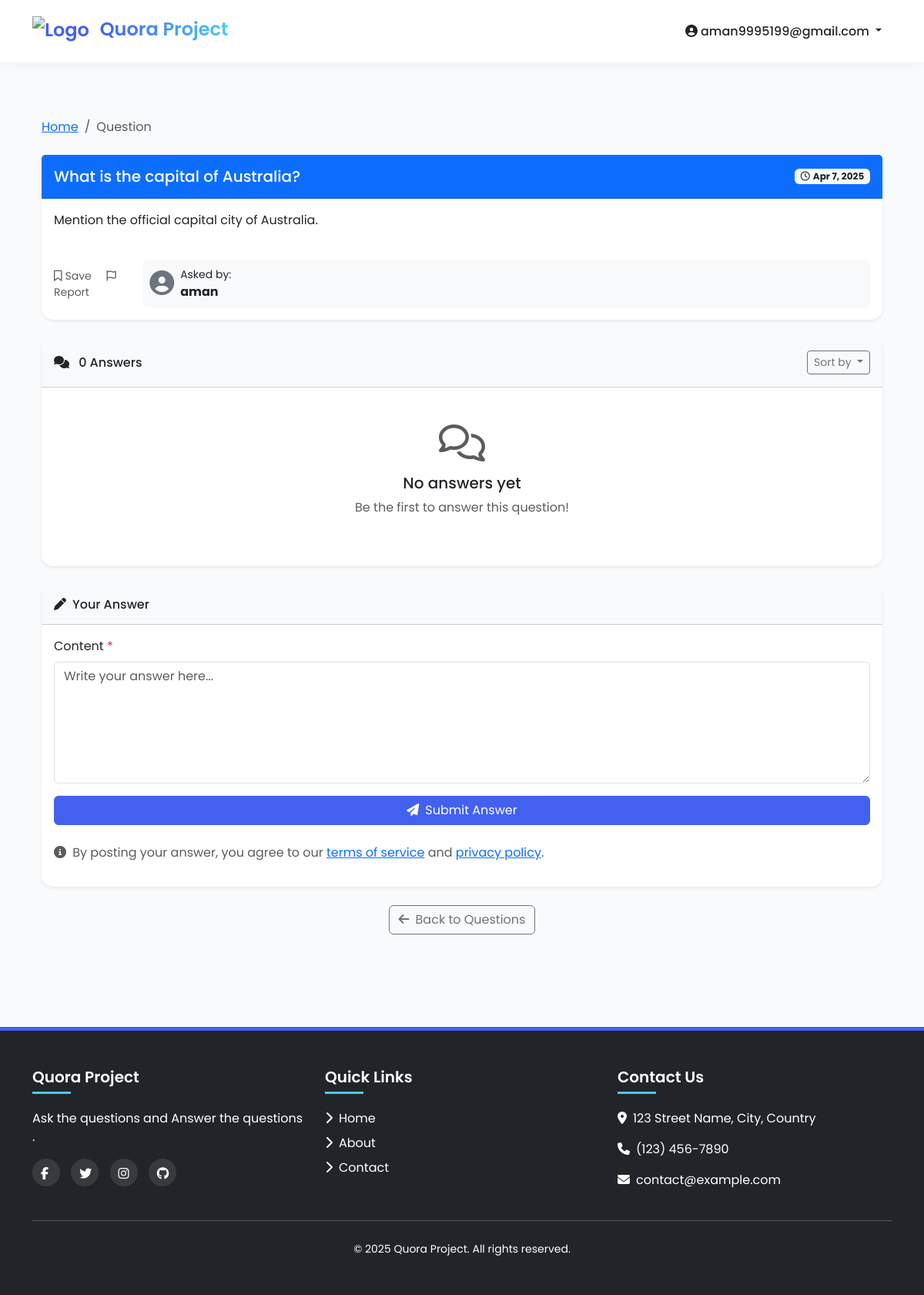
Page /question/7/ (signed in) on the committed database.
### qa/models.py (models this page shows, shortened)
class Question(models.Model):
    user = models.ForeignKey(User, on_delete=models.CASCADE)
    title = models.CharField(max_length=255)
    description = models.TextField()
    created_at = models.DateTimeField(auto_now_add=True)

### qa/views.py (the view)
# urls.py: path('question/<int:pk>/', views.question_detail, name='question_detail'),
@login_required
def question_detail(request, pk):
    question = get_object_or_404(Question, pk=pk)
    answers = question.answers.all()
    if request.method == 'POST':
        form = AnswerForm(request.POST)
        if form.is_valid():
            answer = form.save(commit=False)
            answer.question = question
            answer.user = request.user
            answer.save()
            return redirect('question_detail', pk=pk)
    else:
        form = AnswerForm()
    liked_answers = Answer.objects.filter(likes=request.user).values_list('id', flat=True)
    return render(request, 'qa/question_detail.html', {'question': question, 'answers': answers, 'form': form, 'liked_answers': liked_answers})

### qa/forms.py
class AnswerForm(forms.ModelForm):
    class Meta:
        model = Answer
        fields = ['content']

### qa/templates/qa/question_detail.html (shortened to what this page needs)
{% extends 'base.html' %}
{% block content %}
<div class="container py-4">
    <nav aria-label="breadcrumb" class="mb-4">
        <ol class="breadcrumb">
            <li class="breadcrumb-item"><a href="{% url 'home' %}">Home</a></li>
            <li class="breadcrumb-item active" aria-current="page">Question</li>
        </ol>
    </nav>
    <div class="card shadow-sm border-0 mb-4">
        <div class="card-header bg-primary text-white d-flex flex-column flex-md-row justify-content-between align-items-start align-items-md-center p-3">
            <h2 class="h5 mb-2 mb-md-0">{{ question.title }}</h2>
            <span class="badge bg-light text-dark mt-2 mt-md-0">
                <i class="far fa-clock me-1"></i>{{ question.created_at|date:"M j, Y" }}
            </span>
        </div>
        <div class="card-body">
            <div class="question-content mb-4">
                {{ question.description|linebreaks }}
            </div>
            <div class="d-flex flex-column flex-sm-row justify-content-between align-items-start align-items-sm-center">
                <div class="small mb-2 mb-sm-0">
                    <a href="#" class="text-decoration-none text-muted me-3">
                        <i class="far fa-bookmark me-1"></i>Save
                    </a>
                    <a href="#" class="text-decoration-none text-muted">
                        <i class="far fa-flag me-1"></i>Report
                    </a>
                </div>
                <div class="bg-light p-2 rounded w-100 w-sm-auto">
                    <div class="d-flex align-items-center">
                        <div class="avatar me-2">
                            <i class="fas fa-user-circle fa-2x text-secondary"></i>
                        </div>
                        <div>
                            <div class="small">Asked by:</div>
                            <div class="fw-bold">{{ question.user.username }}</div>
                        </div>
                    </div>
                </div>
            </div>
        </div>
    </div>
    <div class="card shadow-sm border-0 mb-4">
        <div class="card-header bg-light d-flex flex-column flex-md-row justify-content-between align-items-start align-items-md-center p-3">
            <h3 class="h6 mb-2 mb-md-0">
                <i class="fas fa-comments me-2"></i>
                {{ answers.count|default:"0" }} Answers
            </h3>
            <div class="dropdown">
                <button class="btn btn-sm btn-outline-secondary dropdown-toggle" type="button" id="sortDropdown" data-bs-toggle="dropdown" aria-expanded="false">
                    Sort by
                </button>
            </div>
        </div>
        <div class="card-body p-0">
            {% if answers %}
                <ul class="list-group list-group-flush">
                    {% for answer in answers %}
                        <li class="list-group-item p-3" id="answer-{{ answer.id }}">
                            <div class="row">
                                <div class="col-12 col-md-1 text-center mb-3 mb-md-0">
                                    <div>
                                        <a href="#" class="d-block text-decoration-none text-secondary">
                                            <i class="fas fa-chevron-up"></i>
                                        </a>
                                        <div class="fw-bold my-2">{{ answer.total_likes|default:"0" }}</div>
                                        <a href="#" class="d-block text-decoration-none text-secondary">
                                            <i class="fas fa-chevron-down"></i>
                                        </a>
                                        <a href="{% url 'like_answer' answer.id %}" class="btn btn-sm {% if answer.id in liked_answers %}btn-primary{% else %}btn-outline-primary{% endif %} mt-2">
                                            <i class="{% if answer.id in liked_answers %}fas{% else %}far{% endif %} fa-thumbs-up me-1"></i>Like
                                        </a>
                                    </div>
                                </div>
                                <div class="col-12 col-md-11">
                                    <div class="answer-content mb-3">
                                        {{ answer.content|linebreaks }}
                                    </div>
                                    <div class="d-flex flex-column flex-sm-row justify-content-between align-items-start align-items-sm-center">
                                        <div class="small text-muted mb-2 mb-sm-0">
                                            Answered {{ answer.created_at|date:"M j, Y" }}
                                        </div>
                                        <div class="bg-light p-2 rounded w-100 w-sm-auto">
                                            <div class="d-flex align-items-center">
                                                <div class="avatar me-2">
                                                    <i class="fas fa-user-circle text-secondary"></i>
                                                </div>
                                                <div class="fw-bold">{{ answer.user.username }}</div>
                                            </div>
                                        </div>
                                    </div>
                                </div>
                            </div>
                        </li>
                    {% endfor %}
                </ul>
            {% else %}
                <div class="text-center py-5">
                    <i class="far fa-comments fa-3x text-muted mb-3"></i>
                    <h5>No answers yet</h5>
                    <p class="text-muted">Be the first to answer this question!</p>
                </div>
            {% endif %}
        </div>
    </div>
    <div class="card shadow-sm border-0">
        <div class="card-header bg-light p-3">
            <h3 class="h6 mb-0"><i class="fas fa-pen me-2"></i>Your Answer</h3>
        </div>
        <div class="card-body">
            <form method="post" class="needs-validation" novalidate>
                {% for field in form %}
                    <div class="mb-3">
                        <label for="{{ field.id_for_label }}" class="form-label">
                            {{ field.label }}
                            {% if field.field.required %}
                                <span class="text-danger">*</span>
                            {% endif %}
                        </label>
                        {{ field }}
                    </div>
                {% endfor %}
                <div class="d-grid gap-2">
                    <button type="submit" class="btn btn-primary">
                        <i class="fas fa-paper-plane me-2"></i>Submit Answer
                    </button>
                </div>
            </form>
            <div class="mt-4">
                <p class="text-muted">
                    <i class="fas fa-info-circle me-1"></i>
                    By posting your answer, you agree to our <a href="#">terms of service</a> and <a href="#">privacy policy</a>.
                </p>
            </div>
        </div>
    </div>
    <div class="text-center mt-4">
        <a href="{% url 'home' %}" class="btn btn-outline-secondary">
            <i class="fas fa-arrow-left me-2"></i>Back to Questions
        </a>
    </div>
</div>
{% endblock %}

### qa/templates/base.html (shortened to what this page needs)
{% load static %}
<!DOCTYPE html>
<html lang="en">
<head>
    <link rel="stylesheet" href="https://cdnjs.cloudflare.com/ajax/libs/bootstrap/5.3.2/css/bootstrap.min.css">
    <link rel="stylesheet" href="https://cdnjs.cloudflare.com/ajax/libs/font-awesome/6.4.2/css/all.min.css">
</head>
<body>
    <nav class="navbar navbar-expand-lg navbar-light bg-light">
        <div class="container">
            <a class="navbar-brand" href="{% url 'home' %}">
                <img src="https://executive.mit.edu/dw/image/v2/BFHZ_PRD/on/demandware.static/-/Sites-master-catalog-msee/default/dwa0897f02/images/QUE.jpg?sw=400&sh=300"
                     alt="Logo"
                     class="d-inline-block align-text-top me-2"
                     style="height: 40px; width: auto;">
                <span style="background: linear-gradient(to right, #4361ee, #4cc9f0); -webkit-background-clip: text; -webkit-text-fill-color: transparent;">Quora Project</span>
            </a>
            <div class="collapse navbar-collapse" id="navbarNav">
                <ul class="navbar-nav ms-auto">
                    {% if user.is_authenticated %}
                        <li class="nav-item dropdown">
                            <a class="nav-link dropdown-toggle" href="#" role="button" data-bs-toggle="dropdown">
                                <i class="fas fa-user-circle me-1"></i>{{ user.username }}
                            </a>
                        </li>
                    {% endif %}
                </ul>
            </div>
        </div>
    </nav>
    <main class="py-5 fade-in">
        <div class="container">
            {% block content %}
            {% endblock %}
        </div>
    </main>
    <footer class="bg-dark text-white py-5 mt-5">
        <div class="container">
            <div class="row">
                <div class="col-md-4 mb-4 mb-md-0">
                    <h5 class="text-white">Quora Project</h5>
                    <p class="text-white">Ask the questions and Answer the questions .</p>
                    <div class="social-icons mt-3">
                        <a href="#" class="text-white"><i class="fab fa-facebook-f"></i></a>
                        <a href="#" class="text-white"><i class="fab fa-twitter"></i></a>
                        <a href="#" class="text-white"><i class="fab fa-instagram"></i></a>
                        <a href="#" class="text-white"><i class="fab fa-github"></i></a>
                    </div>
                </div>
                <div class="col-md-4 mb-4 mb-md-0">
                    <h5>Quick Links</h5>
                    <ul class="list-unstyled text-white">
                        <li><a href="#" class="text-decoration-none text-white"><i class="fas fa-chevron-right me-2"></i>Home</a></li>
                        <li><a href="#" class="text-decoration-none text-white"><i class="fas fa-chevron-right me-2"></i>About</a></li>
                        <li><a href="#" class="text-decoration-none text-white"><i class="fas fa-chevron-right me-2"></i>Contact</a></li>
                    </ul>
                </div>
                <div class="col-md-4">
                    <h5>Contact Us</h5>
                    <address class="text-white">
                        <p><i class="fas fa-map-marker-alt me-2"></i>123 Street Name, City, Country</p>
                        <p><i class="fas fa-phone me-2"></i>(123) 456-7890</p>
                        <p><i class="fas fa-envelope me-2"></i>contact@example.com</p>
                    </address>
                </div>
            </div>
            <hr class="my-4 bg-secondary">
            <div class="text-center text-white">
                <small>&copy; {% now "Y" %} Quora Project. All rights reserved.</small>
            </div>
        </div>
    </footer>
</body>
</html>

### qa/templates/base.html (style rules this page uses)
:root { --primary-color: #4361ee; --secondary-color: #3f37c9; --accent-color: #4cc9f0; --light-color: #f8f9fa; --dark-color: #212529; }
body { font-family: 'Poppins', sans-serif; background-color: #f9fafb; }
.navbar { padding: 15px 0; background-color: white !important; box-shadow: 0 2px 15px rgba(0, 0, 0, 0.05) !important; }
.navbar-brand { font-weight: 600; color: var(--primary-color); font-size: 1.5rem; }
.nav-link { font-weight: 500; color: var(--dark-color); transition: all 0.3s ease; margin: 0 5px; }
.btn-primary { background-color: var(--primary-color); border-color: var(--primary-color); transition: all 0.3s ease; }
main { min-height: 70vh; }
footer { background: #191c24 !important; color: #fff; border-top: 5px solid var(--primary-color); }
footer h5 { color: white; font-weight: 600; margin-bottom: 20px; position: relative; padding-bottom: 10px; }
footer h5:after { content: ''; position: absolute; bottom: 0; left: 0; width: 50px; height: 3px; background-color: var(--accent-color); }
footer .social-icons a { display: inline-flex; width: 36px; height: 36px; border-radius: 50%; align-items: center; justify-content: center; background-color: rgba(255, 255, 255, 0.1); transition: all 0.3s ease; margin-right: 10px; }
.fa-brands, .fab { font-weight: 400; padding: 11px; }
footer a.text-white { transition: all 0.3s ease; display: inline-block; margin-bottom: 8px; position: relative; }
.card { border: none; border-radius: 15px; box-shadow: 0 5px 15px rgba(0, 0, 0, 0.05); transition: all 0.3s ease; }
.fade-in { animation: fadeIn 0.5s ease-out forwards; }

### rows in the picture
Question: title "What is the capital of Australia?", created_at "Apr 7, 2025", description "Mention the official capital city of Australia.", user.username "aman", count "0"

### other values in the picture
{{ user.username }} "aman9995199@gmail.com"
{{ field.label }} "Content"
